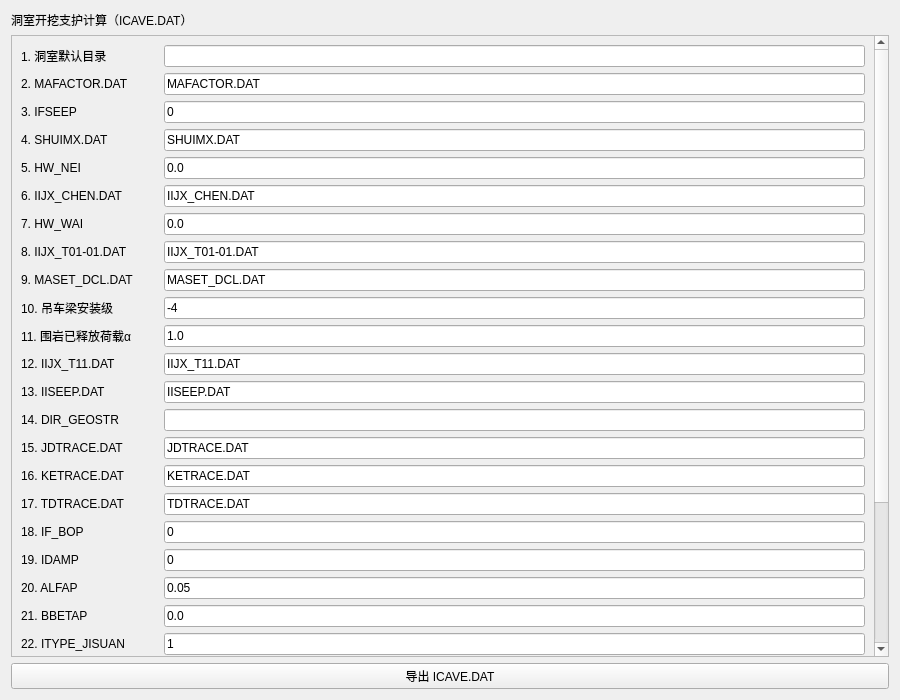
<?xml version="1.0" encoding="UTF-8"?>
<ui version="4.0">
 <class>CaveExcavationWidget</class>
 <widget class="QWidget" name="CaveExcavationWidget">
  <property name="geometry"><rect><x>0</x><y>0</y><width>900</width><height>700</height></rect></property>
  <property name="windowTitle"><string>洞室开挖</string></property>
  <layout class="QVBoxLayout" name="verticalLayout">
   <item><widget class="QLabel" name="titleLabel"><property name="text"><string>洞室开挖支护计算（ICAVE.DAT）</string></property></widget></item>
   <item><widget class="QScrollArea" name="scrollArea"><property name="widgetResizable"><bool>true</bool></property><widget class="QWidget" name="scrollAreaWidgetContents"><layout class="QVBoxLayout" name="verticalLayout_2"><item><layout class="QFormLayout" name="formLayout">     <item row="0" column="0"><widget class="QLabel" name="label1"><property name="text"><string>1. 洞室默认目录</string></property></widget></item>
     <item row="0" column="1"><widget class="QLineEdit" name="line1Edit"><property name="text"><string></string></property></widget></item>
     <item row="1" column="0"><widget class="QLabel" name="label2"><property name="text"><string>2. MAFACTOR.DAT</string></property></widget></item>
     <item row="1" column="1"><widget class="QLineEdit" name="line2Edit"><property name="text"><string>MAFACTOR.DAT</string></property></widget></item>
     <item row="2" column="0"><widget class="QLabel" name="label3"><property name="text"><string>3. IFSEEP</string></property></widget></item>
     <item row="2" column="1"><widget class="QLineEdit" name="line3Edit"><property name="text"><string>0</string></property></widget></item>
     <item row="3" column="0"><widget class="QLabel" name="label4"><property name="text"><string>4. SHUIMX.DAT</string></property></widget></item>
     <item row="3" column="1"><widget class="QLineEdit" name="line4Edit"><property name="text"><string>SHUIMX.DAT</string></property></widget></item>
     <item row="4" column="0"><widget class="QLabel" name="label5"><property name="text"><string>5. HW_NEI</string></property></widget></item>
     <item row="4" column="1"><widget class="QLineEdit" name="line5Edit"><property name="text"><string>0.0</string></property></widget></item>
     <item row="5" column="0"><widget class="QLabel" name="label6"><property name="text"><string>6. IIJX_CHEN.DAT</string></property></widget></item>
     <item row="5" column="1"><widget class="QLineEdit" name="line6Edit"><property name="text"><string>IIJX_CHEN.DAT</string></property></widget></item>
     <item row="6" column="0"><widget class="QLabel" name="label7"><property name="text"><string>7. HW_WAI</string></property></widget></item>
     <item row="6" column="1"><widget class="QLineEdit" name="line7Edit"><property name="text"><string>0.0</string></property></widget></item>
     <item row="7" column="0"><widget class="QLabel" name="label8"><property name="text"><string>8. IIJX_T01-01.DAT</string></property></widget></item>
     <item row="7" column="1"><widget class="QLineEdit" name="line8Edit"><property name="text"><string>IIJX_T01-01.DAT</string></property></widget></item>
     <item row="8" column="0"><widget class="QLabel" name="label9"><property name="text"><string>9. MASET_DCL.DAT</string></property></widget></item>
     <item row="8" column="1"><widget class="QLineEdit" name="line9Edit"><property name="text"><string>MASET_DCL.DAT</string></property></widget></item>
     <item row="9" column="0"><widget class="QLabel" name="label10"><property name="text"><string>10. 吊车梁安装级</string></property></widget></item>
     <item row="9" column="1"><widget class="QLineEdit" name="line10Edit"><property name="text"><string>-4</string></property></widget></item>
     <item row="10" column="0"><widget class="QLabel" name="label11"><property name="text"><string>11. 围岩已释放荷载α</string></property></widget></item>
     <item row="10" column="1"><widget class="QLineEdit" name="line11Edit"><property name="text"><string>1.0</string></property></widget></item>
     <item row="11" column="0"><widget class="QLabel" name="label12"><property name="text"><string>12. IIJX_T11.DAT</string></property></widget></item>
     <item row="11" column="1"><widget class="QLineEdit" name="line12Edit"><property name="text"><string>IIJX_T11.DAT</string></property></widget></item>
     <item row="12" column="0"><widget class="QLabel" name="label13"><property name="text"><string>13. IISEEP.DAT</string></property></widget></item>
     <item row="12" column="1"><widget class="QLineEdit" name="line13Edit"><property name="text"><string>IISEEP.DAT</string></property></widget></item>
     <item row="13" column="0"><widget class="QLabel" name="label14"><property name="text"><string>14. DIR_GEOSTR</string></property></widget></item>
     <item row="13" column="1"><widget class="QLineEdit" name="line14Edit"><property name="text"><string></string></property></widget></item>
     <item row="14" column="0"><widget class="QLabel" name="label15"><property name="text"><string>15. JDTRACE.DAT</string></property></widget></item>
     <item row="14" column="1"><widget class="QLineEdit" name="line15Edit"><property name="text"><string>JDTRACE.DAT</string></property></widget></item>
     <item row="15" column="0"><widget class="QLabel" name="label16"><property name="text"><string>16. KETRACE.DAT</string></property></widget></item>
     <item row="15" column="1"><widget class="QLineEdit" name="line16Edit"><property name="text"><string>KETRACE.DAT</string></property></widget></item>
     <item row="16" column="0"><widget class="QLabel" name="label17"><property name="text"><string>17. TDTRACE.DAT</string></property></widget></item>
     <item row="16" column="1"><widget class="QLineEdit" name="line17Edit"><property name="text"><string>TDTRACE.DAT</string></property></widget></item>
     <item row="17" column="0"><widget class="QLabel" name="label18"><property name="text"><string>18. IF_BOP</string></property></widget></item>
     <item row="17" column="1"><widget class="QLineEdit" name="line18Edit"><property name="text"><string>0</string></property></widget></item>
     <item row="18" column="0"><widget class="QLabel" name="label19"><property name="text"><string>19. IDAMP</string></property></widget></item>
     <item row="18" column="1"><widget class="QLineEdit" name="line19Edit"><property name="text"><string>0</string></property></widget></item>
     <item row="19" column="0"><widget class="QLabel" name="label20"><property name="text"><string>20. ALFAP</string></property></widget></item>
     <item row="19" column="1"><widget class="QLineEdit" name="line20Edit"><property name="text"><string>0.05</string></property></widget></item>
     <item row="20" column="0"><widget class="QLabel" name="label21"><property name="text"><string>21. BBETAP</string></property></widget></item>
     <item row="20" column="1"><widget class="QLineEdit" name="line21Edit"><property name="text"><string>0.0</string></property></widget></item>
     <item row="21" column="0"><widget class="QLabel" name="label22"><property name="text"><string>22. ITYPE_JISUAN</string></property></widget></item>
     <item row="21" column="1"><widget class="QLineEdit" name="line22Edit"><property name="text"><string>1</string></property></widget></item>
     <item row="22" column="0"><widget class="QLabel" name="label23"><property name="text"><string>23. 开挖荷载方式</string></property></widget></item>
     <item row="22" column="1"><widget class="QLineEdit" name="line23Edit"><property name="text"><string>2</string></property></widget></item>
     <item row="23" column="0"><widget class="QLabel" name="label24"><property name="text"><string>24. METHOD_ITER ITER</string></property></widget></item>
     <item row="23" column="1"><widget class="QLineEdit" name="line24Edit"><property name="text"><string>1 100</string></property></widget></item>
     <item row="24" column="0"><widget class="QLabel" name="label25"><property name="text"><string>25. 加固对应荷载分级</string></property></widget></item>
     <item row="24" column="1"><widget class="QLineEdit" name="line25Edit"><property name="text"><string>4</string></property></widget></item></layout></item><item><widget class="QLabel" name="tailLabel"><property name="text"><string>工况段（NCASE及以下内容）</string></property></widget></item><item><widget class="QPlainTextEdit" name="tailEdit"><property name="plainText"><string>   1     IEXCA_MAX
       0         1    EXCA DATE  II 
   1     NCHANGE
   1     1     1    MACHAN    MACHAN  II 
   1    MCASE
       1        1   JISUAN CASE  II
   1    NCASE
--------------------------------------------------------------------
   1  ICASE
    0  NCHANGE_CASE
  -1    -3    IEXCA_STA    IEXCA_END
   1     1    IF_EALL      IF_JALL
   1     1     1    IF_E1TOA   IF_J1TOA   JA_METHOD
   0         0  IF_CHEN    IDAY_CASE
'F:\FEMCLASS\Z05_CAVE2D\CASE01\'     DIRDYNA
   1     1   IFMODE   IFWAVE  
  0.005000    0.000000   30.000000    DT TSTA TEND
'ACCEX.DAT'  'ACCEY.DAT'  'ACCEZ.DAT'   AX  AY  AZ</string></property></widget></item></layout></widget></widget></item>
   <item><widget class="QPushButton" name="btnCompute"><property name="text"><string>导出 ICAVE.DAT</string></property></widget></item>
  </layout>
 </widget>
 <resources/>
 <connections/>
</ui>
